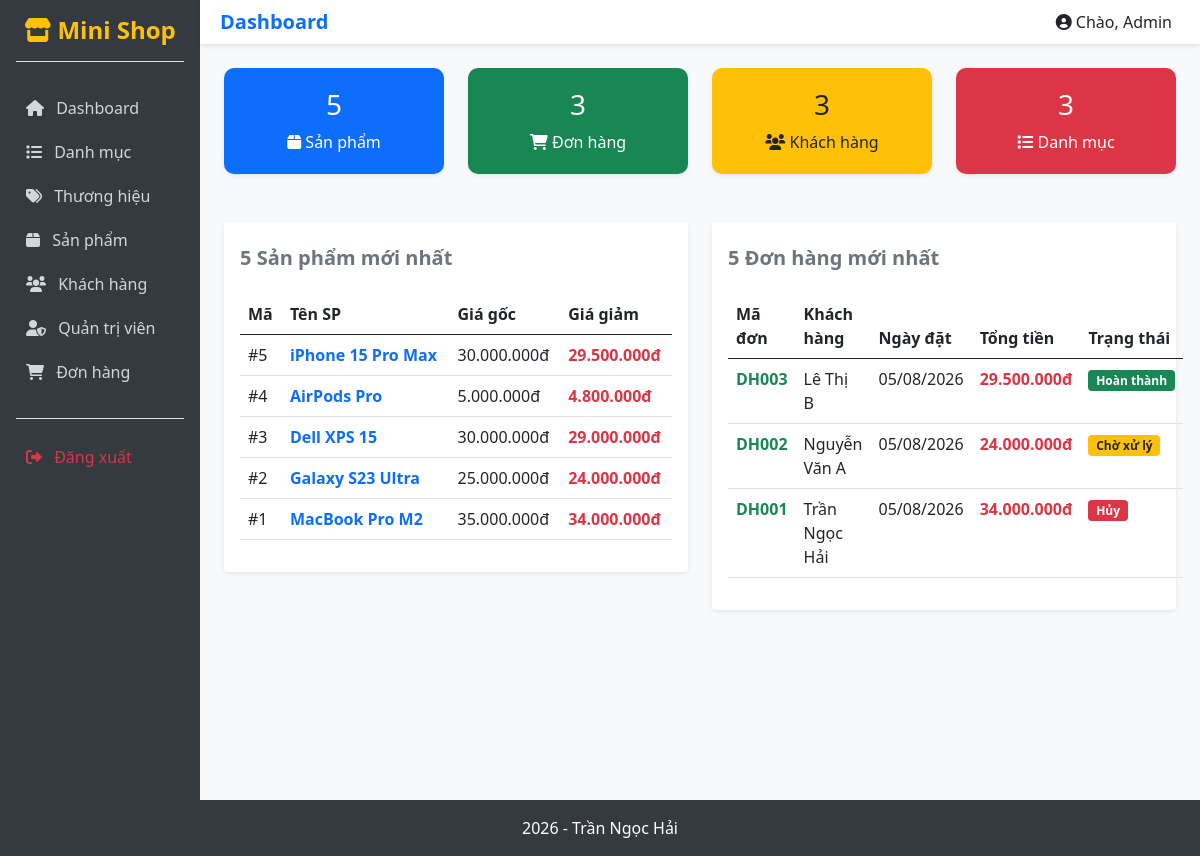
The page /views/admin/dashboard.php on the database its author committed.
### tables this page shows
CREATE TABLE `products` (
  `id` int(11) NOT NULL,
  `category_id` int(11) NOT NULL,
  `brand_id` int(11) NOT NULL,
  `proname` varchar(200) NOT NULL,
  `slug` varchar(150) DEFAULT NULL,
  `price` decimal(10,0) NOT NULL,
  `discount_price` decimal(10,0) NOT NULL,
  `quantity` int(11) DEFAULT 0,
  `image` varchar(255) DEFAULT NULL,
  `description` text DEFAULT NULL,
  `status` tinyint(1) DEFAULT 1,
  `created_at` datetime DEFAULT current_timestamp(),
  `updated_at` datetime DEFAULT current_timestamp() ON UPDATE current_timestamp()
);

CREATE TABLE `orders` (
  `id` int(11) NOT NULL,
  `customer_id` int(11) NOT NULL,
  `user_id` int(11) DEFAULT NULL,
  `order_code` varchar(30) NOT NULL,
  `total_amount` decimal(12,2) DEFAULT 0.00,
  `note` text DEFAULT NULL,
  `status` tinyint(1) DEFAULT 0,
  `created_at` datetime DEFAULT current_timestamp(),
  `updated_at` datetime DEFAULT current_timestamp() ON UPDATE current_timestamp()
);

CREATE TABLE `customers` (
  `id` int(11) NOT NULL,
  `fullname` varchar(100) NOT NULL,
  `phone` varchar(20) NOT NULL,
  `email` varchar(100) DEFAULT NULL,
  `address` varchar(255) DEFAULT NULL,
  `note` text DEFAULT NULL
);

### config/Database.php (called while the page is built, shortened)
<?php
class Database {
    protected string $host = "localhost";
    protected string $database = "tranngochai_database";
    protected string $username = "root";
    protected string $password = "";
    protected function connect(): void {
        try {
            $this->conn = new mysqli(
                $this->host,
                $this->username,
                $this->password,
                $this->database
            );
        } catch (Exception $e) {
            echo "Lỗi: " . $e->getMessage();
        }
    }
}
?>

### dao/BaseDAO.php (called while the page is built, shortened)
<?php
require_once __DIR__ . "/../config/Database.php";
class BaseDAO extends Database {
    protected function executeQuery(string $sql) {
        return $this->conn->query($sql);
    }
    public function countTotal(string $table) {
        $sql = "SELECT COUNT(*) as total FROM " . $table;
        $result = $this->executeQuery($sql);
        if ($result && $row = $result->fetch_assoc()) {
            return $row['total'];
        }
        return 0;
    }
}
?>

### dao/ProductDAO.php (called while the page is built, shortened)
<?php
require_once __DIR__ . "/BaseDAO.php";
require_once __DIR__ . "/../models/Product.php";
class ProductDAO extends BaseDAO {
    public function getLatestProducts() {
        $list = [];
        try {
            $sql = "SELECT * FROM products ORDER BY id DESC LIMIT 5";
            $result = $this->executeQuery($sql);
            while ($row = $result->fetch_assoc()) {
                $product = new Product((int)$row["category_id"], (int)$row["brand_id"], $row["proname"], $row["slug"], (float)$row["price"], (float)$row["discount_price"], (int)$row["quantity"], $row["image"], $row["description"], (int)$row["status"]);
                $product->id = $row["id"];
                $list[] = $product;
            }
        } catch (Exception $e) { throw $e; }
        return $list;
    }
}
?>

### models/Product.php (called while the page is built, shortened)
<?php
class Product {
    public function __construct(int $categoryId = 0, int $brandId = 0, string $proname = "", string $slug = "", float $price = 0, float $discountPrice = 0, int $quantity = 0, ?string $image = null, ?string $description = null, int $status = 1) {
        $this->proname = $proname;
        $this->price = $price;
        $this->discountPrice = $discountPrice;
    }
}
?>

### dao/OrderDAO.php (called while the page is built, shortened)
<?php
require_once __DIR__ . "/BaseDAO.php";
require_once __DIR__ . "/../models/Order.php";
class OrderDAO extends BaseDAO {
    public function getLatestOrders() {
        $list = [];
        try {
            $sql = "SELECT o.*, c.fullname as customer_name
                    FROM orders o
                    JOIN customers c ON o.customer_id = c.id
                    ORDER BY o.id DESC LIMIT 5";
            $result = $this->executeQuery($sql);
            while ($row = $result->fetch_assoc()) {
                $o = new Order((int)$row["customer_id"], (int)$row["user_id"], $row["order_code"], (float)$row["total_amount"], $row["note"], (int)$row["status"]);
                $o->id = $row["id"];
                $o->createdAt = $row["created_at"];
                $o->customerName = $row["customer_name"];
                $list[] = $o;
            }
        } catch (Exception $e) { throw $e; }
        return $list;
    }
}
?>

### models/Order.php (called while the page is built, shortened)
<?php
class Order {
    public function __construct(int $customerId = 0, ?int $userId = null, string $orderCode = "", float $totalAmount = 0, ?string $note = null, int $status = 0) {
        $this->orderCode = $orderCode;
        $this->totalAmount = $totalAmount;
        $this->status = $status;
    }
}
?>

### views/admin/dashboard.php (the view, shortened to what this page needs)
<?php
require_once "../../dao/BaseDAO.php";
require_once "../../dao/ProductDAO.php";
require_once "../../dao/OrderDAO.php";
$baseDAO = new BaseDAO();
$productDAO = new ProductDAO();
$orderDAO = new OrderDAO();
$totalCategories = $baseDAO->countTotal("categories");
$totalProducts = $baseDAO->countTotal("products");
$totalCustomers = $baseDAO->countTotal("customers");
$totalOrders = $baseDAO->countTotal("orders");
$latestProducts = $productDAO->getLatestProducts();
$latestOrders = $orderDAO->getLatestOrders();
?>
<div class="row g-4 mb-5">
    <div class="col-md-3">
        <div class="stat-card bg-primary shadow-sm text-center">
            <h3><?= $totalProducts ?></h3>
            <p class="m-0"><i class="fa-solid fa-box"></i> Sản phẩm</p>
        </div>
    </div>
    <div class="col-md-3">
        <div class="stat-card bg-success shadow-sm text-center">
            <h3><?= $totalOrders ?></h3>
            <p class="m-0"><i class="fa-solid fa-cart-shopping"></i> Đơn hàng</p>
        </div>
    </div>
    <div class="col-md-3">
        <div class="stat-card bg-warning shadow-sm text-center text-dark">
            <h3><?= $totalCustomers ?></h3>
            <p class="m-0"><i class="fa-solid fa-users"></i> Khách hàng</p>
        </div>
    </div>
    <div class="col-md-3">
        <div class="stat-card bg-danger shadow-sm text-center">
            <h3><?= $totalCategories ?></h3>
            <p class="m-0"><i class="fa-solid fa-list"></i> Danh mục</p>
        </div>
    </div>
</div>
<div class="row">
    <div class="col-md-6">
        <div class="card shadow-sm border-0">
            <div class="card-header bg-white border-0 pt-4 pb-0">
                <h5 class="fw-bold text-secondary">5 Sản phẩm mới nhất</h5>
            </div>
            <div class="card-body">
                <table class="table table-hover">
                    <thead>
                        <tr>
                            <th>Mã</th>
                            <th>Tên SP</th>
                            <th>Giá gốc</th>
                            <th>Giá giảm</th>
                        </tr>
                    </thead>
                    <tbody>
                        <?php foreach ($latestProducts as $p) { ?>
                        <tr>
                            <td>#<?= $p->id ?></td>
                            <td class="text-primary fw-bold"><?= htmlspecialchars($p->proname) ?></td>
                            <td><?= number_format($p->price, 0, ',', '.') ?>đ</td>
                            <td class="text-danger fw-bold"><?= number_format($p->discountPrice, 0, ',', '.') ?>đ</td>
                        </tr>
                        <?php } ?>
                    </tbody>
                </table>
            </div>
        </div>
    </div>
    <div class="col-md-6">
        <div class="card shadow-sm border-0">
            <div class="card-header bg-white border-0 pt-4 pb-0">
                <h5 class="fw-bold text-secondary">5 Đơn hàng mới nhất</h5>
            </div>
            <div class="card-body">
                <table class="table table-hover">
                    <thead>
                        <tr>
                            <th>Mã đơn</th>
                            <th>Khách hàng</th>
                            <th>Ngày đặt</th>
                            <th>Tổng tiền</th>
                            <th>Trạng thái</th>
                        </tr>
                    </thead>
                    <tbody>
                        <?php foreach ($latestOrders as $o) { ?>
                        <tr>
                            <td class="fw-bold text-success"><?= htmlspecialchars($o->orderCode) ?></td>
                            <td><?= htmlspecialchars($o->customerName) ?></td>
                            <td><?= date('d/m/Y', strtotime($o->createdAt)) ?></td>
                            <td class="text-danger fw-bold"><?= number_format($o->totalAmount, 0, ',', '.') ?>đ</td>
                            <td>
                                <?php if ($o->status == 0) { ?>
                                    <span class="badge bg-warning text-dark">Chờ xử lý</span>
                                <?php } elseif ($o->status == 1) { ?>
                                    <span class="badge bg-success">Hoàn thành</span>
                                <?php } else { ?>
                                    <span class="badge bg-danger">Hủy</span>
                                <?php } ?>
                            </td>
                        </tr>
                        <?php } ?>
                    </tbody>
                </table>
            </div>
        </div>
    </div>
</div>
<?php
include "layouts/master.php";
?>

### assets/css/style.css (style rules this page uses)
body { background-color: #f8f9fa; }
.stat-card { border-radius: 10px; padding: 20px; color: white; }

### rows shown on the page
products: id "5", proname "iPhone 15 Pro Max", price "30.000.000", discount_price "29.500.000"
products: id "4", proname "AirPods Pro", price "5.000.000", discount_price "4.800.000"
products: id "3", proname "Dell XPS 15", price "30.000.000", discount_price "29.000.000"
products: id "2", proname "Galaxy S23 Ultra", price "25.000.000", discount_price "24.000.000"
products: id "1", proname "MacBook Pro M2", price "35.000.000", discount_price "34.000.000"
orders: order_code "DH003", customer.fullname "Lê Thị B", created_at "05/08/2026", total_amount "29.500.000", status "Hoàn thành"
orders: order_code "DH002", customer.fullname "Nguyễn Văn A", created_at "05/08/2026", total_amount "24.000.000", status "Chờ xử lý"
orders: order_code "DH001", customer.fullname "Trần Ngọc Hải", created_at "05/08/2026", total_amount "34.000.000", status "Hủy"

### other values the page prints
$pageTitle "Dashboard"
$totalProducts "5"
$totalOrders "3"
$totalCustomers "3"
$totalCategories "3"
